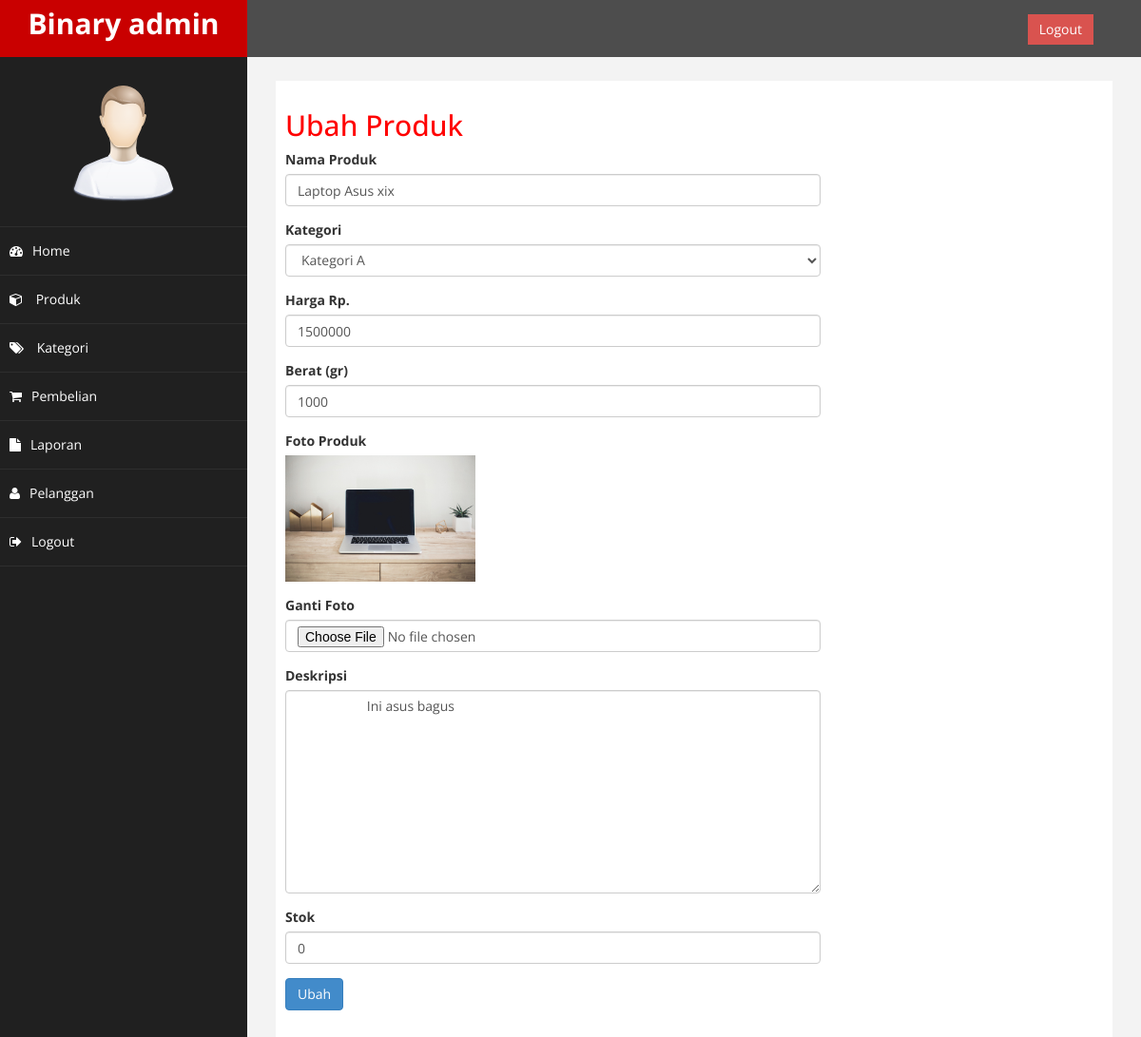
The app's page /admin/index.php?halaman=ubahproduk&id=1 (signed in), older data.
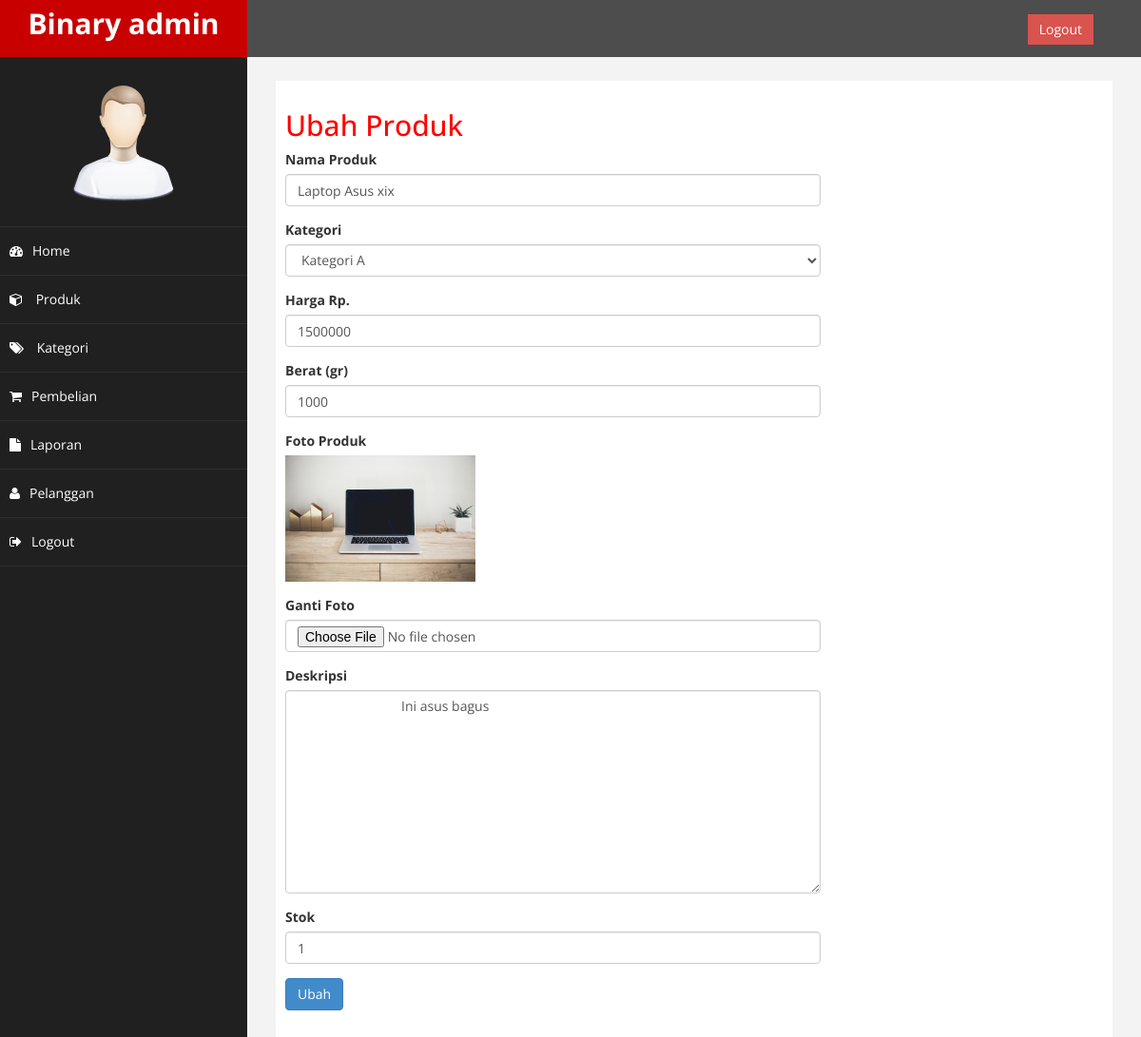
The same page, newer data.
### tables this page shows
CREATE TABLE `produk` (
  `id_produk` int(11) NOT NULL,
  `id_kategori` int(5) NOT NULL,
  `nama_produk` varchar(100) NOT NULL,
  `harga_produk` int(11) NOT NULL,
  `berat_produk` int(11) NOT NULL,
  `foto_produk` varchar(100) NOT NULL,
  `deskripsi_produk` text NOT NULL,
  `stok_produk` int(5) NOT NULL
);

CREATE TABLE `kategori` (
  `id_kategori` int(5) NOT NULL,
  `nama_kategori` varchar(100) NOT NULL
);

### admin/ubahproduk.php (the view, shortened to what this page needs)
<?php
$ambil = $koneksi->query("SELECT * FROM produk WHERE id_produk = '$_GET[id]'");
$pecah = $ambil->fetch_assoc();
$datakategori = [];
$ambil = $koneksi->query("SELECT * FROM kategori");
while($tiap = $ambil->fetch_assoc()){
	$datakategori[] = $tiap;
}
?>
<h2>Ubah Produk</h2>
<div class="row">
	<div class="col-md-8">
    <form action="" method="post" enctype="multipart/form-data">
      <div class="form-group">
        <label for="">Nama Produk</label>
        <input type="text" name="nama" class="form-control" value="<?= $pecah['nama_produk']; ?>">
      </div>
      <div class="form-group">
        <label>Kategori</label>
        <select name="id_kategori" id="" class="form-control">
          <?php foreach($datakategori as $key => $value): ?>
          <option value="<?= $value['id_kategori'] ?>" <?php if($pecah['id_kategori']==$value['id_kategori']){echo "selected";} ?>>
            <?= $value['nama_kategori']; ?>
          </option>
          <?php endforeach; ?>
        </select>
      </div>
      <div class="form-group">
        <label for="">Harga Rp.</label>
        <input type="number" name="harga" class="form-control" value="<?= $pecah['harga_produk']; ?>">
      </div>
      <div class="form-group">
        <label for="">Berat (gr)</label>
        <input type="number" name="berat" class="form-control" value="<?= $pecah['berat_produk']; ?>">
      </div>
      <div class="form-group">
        <label for="">Foto Produk</label><br>
        <img src="../foto_produk/<?= $pecah['foto_produk']?>" width="200">
      </div>
      <div class="form-group">
        <label for="">Ganti Foto</label>
        <input type="file" name="foto" class="form-control">
      </div>
      <div class="form-group">
        <label for="">Deskripsi</label>
        <textarea name="deskripsi" class="form-control" rows="10">
          <?= $pecah['deskripsi_produk']; ?>
        </textarea>
      </div>
      <div class="form-group">
        <label for="">Stok</label>
        <input type="number" name="stok" class="form-control" value="<?= $pecah['stok_produk']; ?>">
      </div>
      <button name="ubah" class="btn btn-primary">Ubah</button>
    </form>
  </div>
</div>

Row changes from the older to the newer data that the page shows:
changed produk "Laptop Asus xix": stok "0" → "1"
